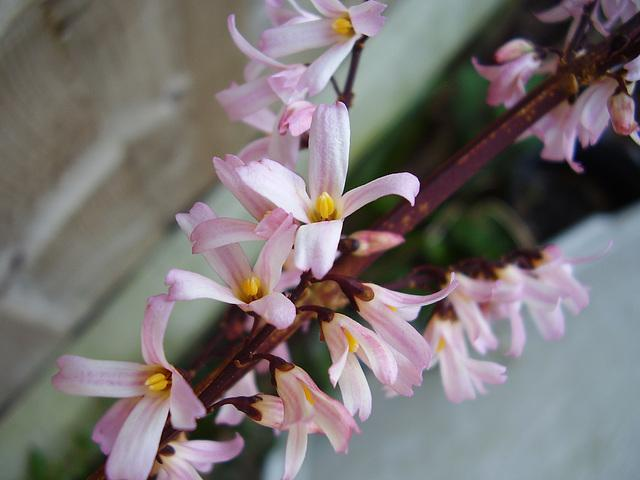
#> input picture python-code/opengl-learning/resources/images/f2.jpg, 640 x 480 px, found by its file name
$ jupyter execute '16-图像特效-图像转置.ipynb'   (shell and % lines are left out)
#> lines starting #> are read from the running program, lines starting #| are printed output that depends on the picture
# 图像特效-图像转置

[cell 1]
#coding:utf-8
import numpy as np
import cv2
import matplotlib.pyplot as plt
from numpy.lib.function_base import histogram

[cell 2]
src = cv2.cvtColor(cv2.imread('../datas/f2.jpg'),cv2.COLOR_BGR2RGB)
gray = cv2.imread('../datas/f2.jpg',0)
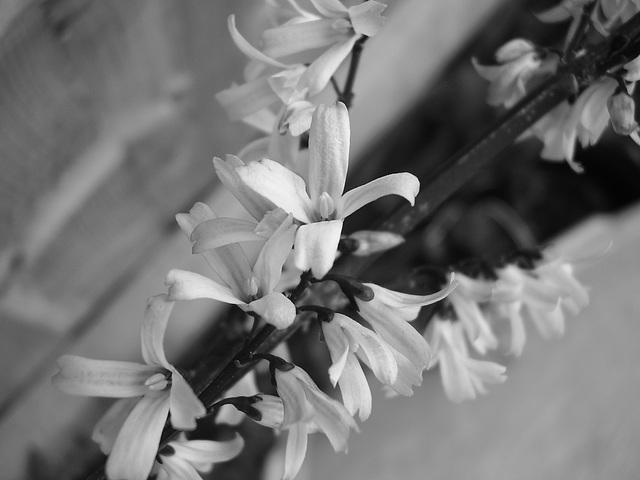
#> gray: shape (480, 640); min 0, max 254, mean 116.2

[cell 3]
def transpose(src):
    srci = src
    if len(src.shape) < 3:
        srci = cv2.cv2Color(src,cv2.COLOR_GRAY2RGB)
    dst = np.zeros((srci.shape[1],srci.shape[0],srci.shape[2]),dtype=srci.dtype)
    dst[:,:,0] = srci[:,:,0].T
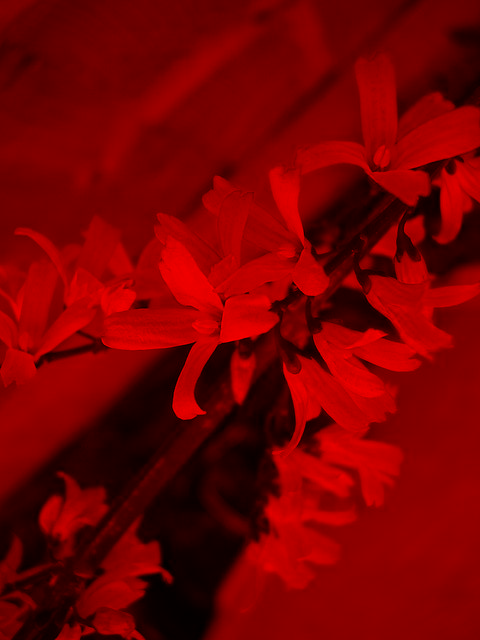
#> dst: shape (640, 480, 3); mean R, G, B 120.8, 0, 0
    dst[:,:,1] = srci[:,:,1].T
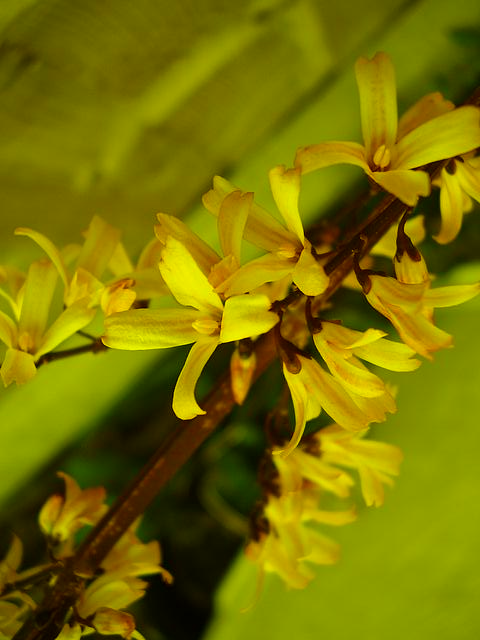
#> dst: shape (640, 480, 3); mean R, G, B 120.8, 114.2, 0
    dst[:,:,2] = srci[:,:,2].T
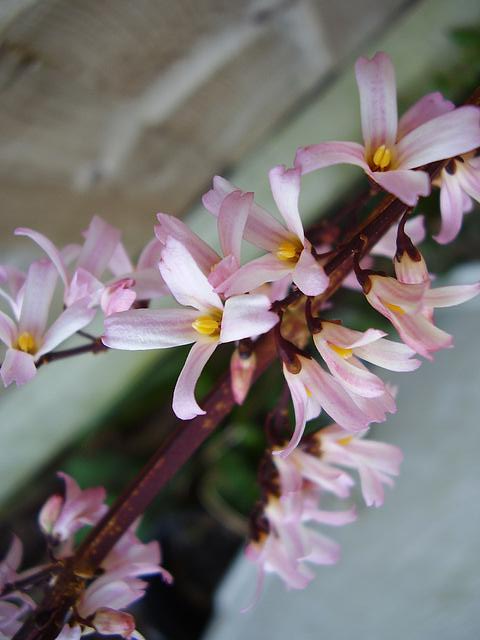
#> dst: shape (640, 480, 3); mean R, G, B 120.8, 114.2, 114.3
    return dst

$ run again, with python-code/opengl-learning/resources/images/f1.jpg copied over python-code/opengl-learning/resources/images/f2.jpg
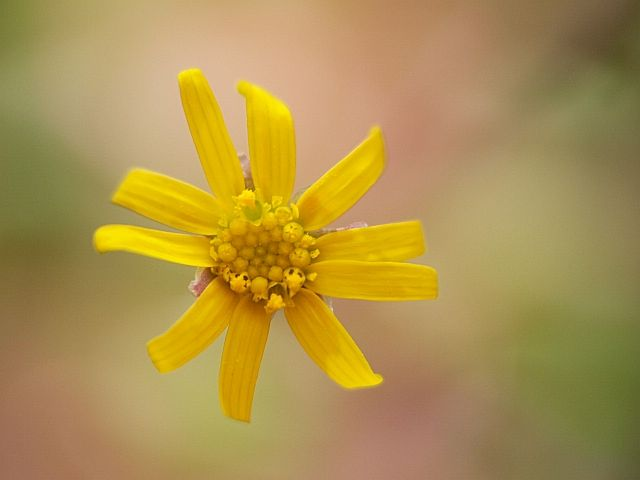
#> input picture python-code/opengl-learning/resources/images/f1.jpg, 640 x 480 px, found by its file name
#> `gray = cv2.imread('../datas/f2.jpg',0)`:
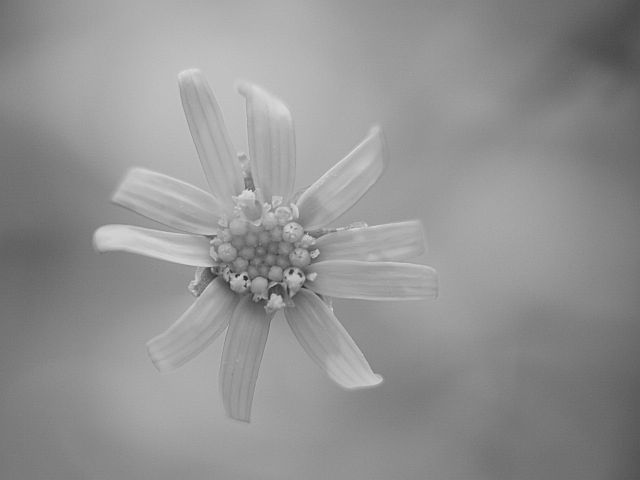
#> gray: shape (480, 640); min 34, max 226, mean 146.3
#> in transpose, `dst[:,:,2] = srci[:,:,2].T`:
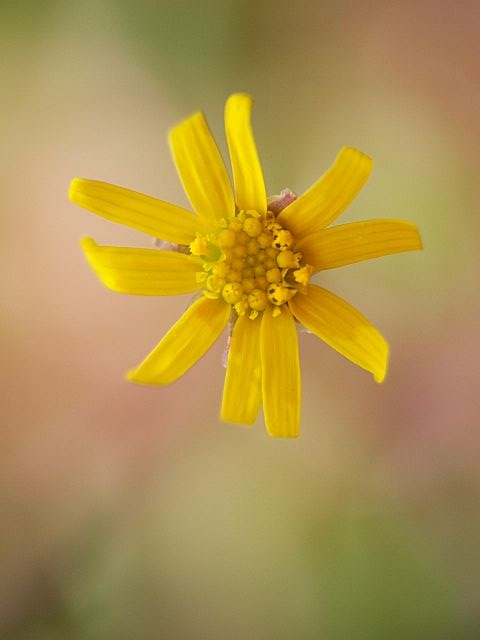
#> dst: shape (640, 480, 3); mean R, G, B 173.2, 145.8, 78.8

$ run again, with python-code/opengl-learning/resources/images/f3.jpg copied over python-code/opengl-learning/resources/images/f2.jpg
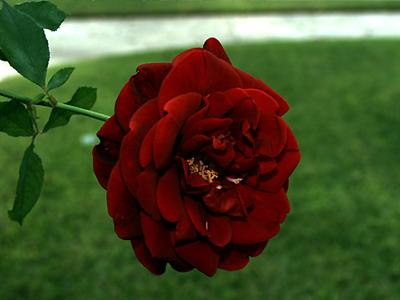
#> input picture python-code/opengl-learning/resources/images/f3.jpg, 400 x 300 px, found by its file name
#> `gray = cv2.imread('../datas/f2.jpg',0)`:
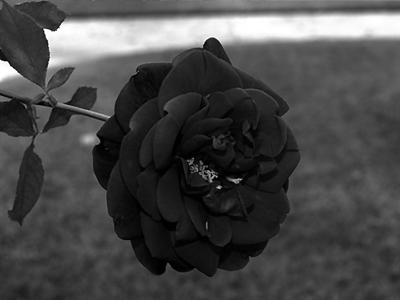
#> gray: shape (300, 400); min 0, max 255, mean 72.4
#> in transpose, `dst[:,:,2] = srci[:,:,2].T`:
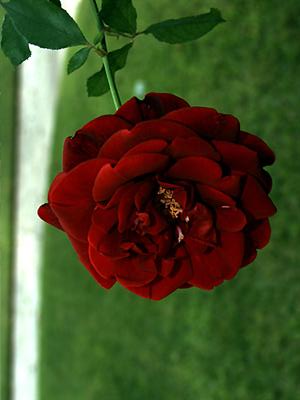
#> dst: shape (400, 300, 3); mean R, G, B 72.4, 78.6, 41.2

$ run again, with python-code/opengl-learning/resources/images/f4.jpg copied over python-code/opengl-learning/resources/images/f2.jpg
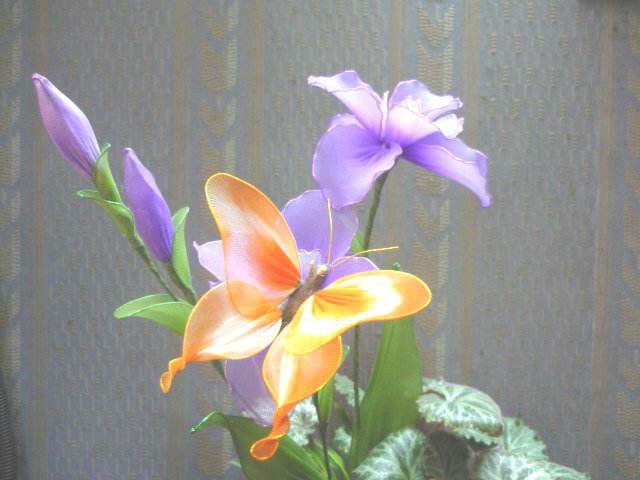
#> input picture python-code/opengl-learning/resources/images/f4.jpg, 640 x 480 px, found by its file name
#> in transpose, `dst[:,:,1] = srci[:,:,1].T`:
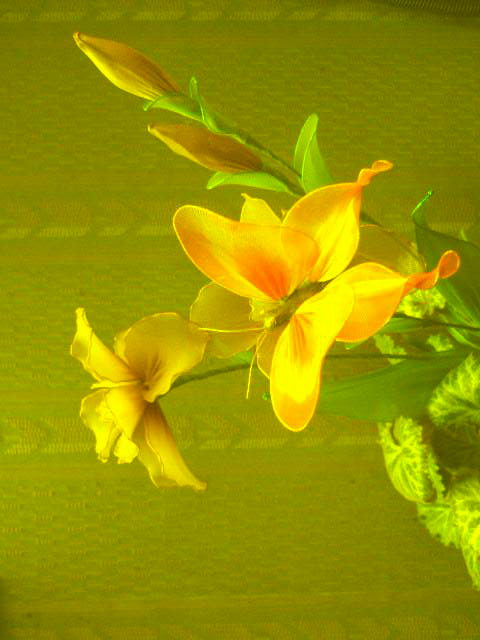
#> dst: shape (640, 480, 3); mean R, G, B 150.1, 147.8, 0
#> in transpose, `dst[:,:,2] = srci[:,:,2].T`:
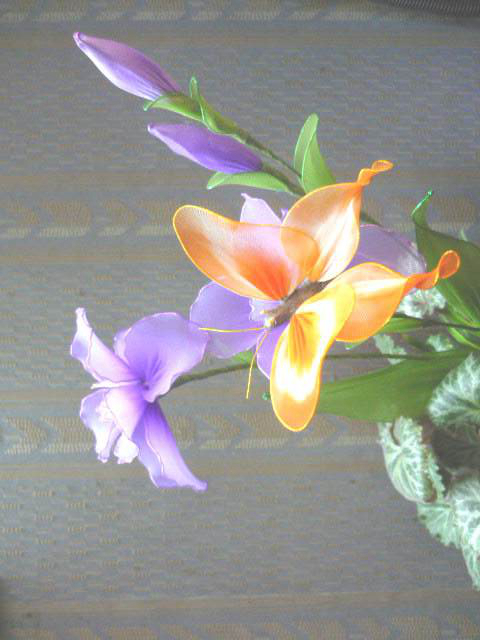
#> dst: shape (640, 480, 3); mean R, G, B 150.1, 147.8, 142.8
